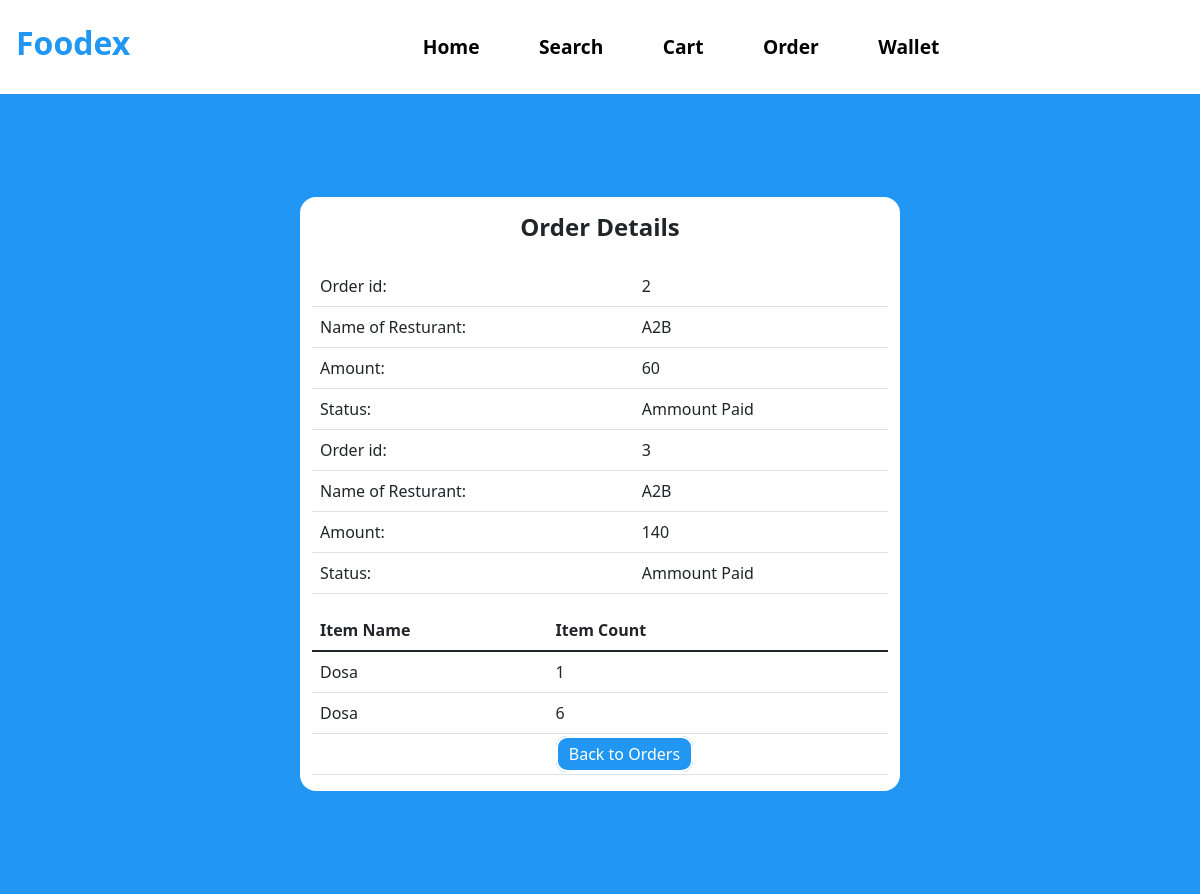
The app's page /View-Order-Detail?id=2 (signed in) with its own data.
### tables this page shows
CREATE TABLE ORDER_TABLE(
                        ORDER_ID INTEGER PRIMARY KEY AUTOINCREMENT,
                        ORDER_AMOUNT INTEGER,
                        DELIVERYBOY_ID INTEGER, 
                        ORDER_STATUS TEXT,  						
                        USER_ID INTEGER, 
  						RESTAURANT_ID INTEGER, 
  						FOREIGN KEY (USER_ID) REFERENCES USER(USER_ID),
  						FOREIGN KEY (DELIVERYBOY_ID) REFERENCES DELIVERYBOY(DELIVERYBOY_ID),
  						FOREIGN KEY (RESTAURANT_ID) REFERENCES RESTAURANT(RESTAURANT_ID)             
                       );

CREATE TABLE RESTAURANT(
                        RESTAURANT_ID INTEGER PRIMARY KEY AUTOINCREMENT,
                        NAME_OF_RESTAURANT TEXT,
                        RESTAURANT_PASSWORD TEXT,
                        ADDRESS TEXT,
                        MOBILE_NO INTEGER,
                        RESTAURANT_PIN TEXT,
                        RESTAURANT_WALLET_BALANCE INTEGER
                       );

CREATE TABLE ITEM_LIST(
                        ORDER_ID INTEGER,                        
                        ITEM_ID INTEGER,
                        Item_count INTEGER,
                        FOREIGN KEY (ORDER_ID) REFERENCES ORDER_TABLE(ORDER_ID),
                        FOREIGN KEY (ITEM_ID) REFERENCES MENU(ITEM_ID)
                       );

CREATE TABLE MENU(
                        ITEM_ID INTEGER PRIMARY KEY AUTOINCREMENT,
                        ITEM_NAME TEXT,
                        ITEM_CATEGORY TEXT,
                        ITEM_PRICE INTEGER,
                        RESTAURANT_ID INTEGER,
                        FOREIGN KEY(RESTAURANT_ID) REFERENCES RESTAURANT(RESTAURANT_ID)
                       );

### app.py (the view)
@app.route("/View-Order-Detail")
def View_Order_Detail():
    getid_o = request.args.get('id')
    getid_u = str(session["id"])
    cursor = connection.cursor()
    cursor.execute("SELECT order_id, order_amount, order_status,r.name_of_restaurant FROM ORDER_TABLE o JOIN RESTAURANT r on o.RESTAURANT_ID=r.RESTAURANT_ID WHERE o.USER_ID= " + getid_u)
    result = cursor.fetchall()
    cursor = connection.cursor()
    cursor.execute("SELECT m.item_name,i.item_count FROM ITEM_LIST i JOIN MENU m on i.ITEM_ID=m.ITEM_ID WHERE i.ORDER_ID= "+str(getid_o)+"; ")
    Item_list = cursor.fetchall()
    return render_template("View_Order_Detail.html", Order=result, Item_list = Item_list)

### templates/View_Order_Detail.html (shortened to what this page needs)
<!DOCTYPE html>
<html lang="en">
<head>
    <link href="https://cdn.jsdelivr.net/npm/bootstrap@5.1.3/dist/css/bootstrap.min.css" rel="stylesheet">
    <link rel= "stylesheet" type= "text/css" href= "{{ url_for('static',filename='Styles.css') }}">
</head>
<body>
<nav class="navbar navbar-expand-lg bg-white">
  <h3 class="navbar-brand Logo" style="color:#2196f3;font-size: 2rem;"href="#">Foodex</h3>
    <div class="container">
  <div class="collapse navbar-collapse" id="navbarSupportedContent">
    <ul class="navbar-nav mr-auto nav-links">
        <li class="nav-item">
        <a class="nav-link nav-link-btn" href="/User-Dashboard">Home</a>
      </li>
      <li class="nav-item">
        <a class="nav-link nav-link-btn" href="/View-Resturant">Search</a>
      </li>
      <li class="nav-item">
        <a class="nav-link nav-link-btn" href="/User-cart">Cart</a>
      </li>
        <li class="nav-item">
        <a class="nav-link nav-link-btn" href="/User-order">Order</a>
      </li>
        <li class="nav-item">
        <a class="nav-link nav-link-btn" href="/User-Wallet">Wallet</a>
      </li>
    </ul>
  </div>
     </div>
</nav>
  <div class="ToCenter" style="background:#2196f3;">
  <div class="container">
        <div class="row">
            <div class="col">
                <table class="table">
                    <tbody>
                    <tr>
                        <h4 class="Logo">Order Details</h4>
                        </tr>
                      {% for i in Order %}
                      <tr>
                            <td>Order id: </td>
                            <td>{{i[0]}}</td>
                        </tr>
                     <tr>
                            <td>Name of Resturant:</td>
                            <td>{{i[3]}}</td>
                        </tr>
                        <tr>
                            <td>Amount:</td>
                            <td>{{i[1]}}</td>
                        </tr>
                        <tr>
                            <td>Status:</td>
                            <td>{{i[2]}}</td>
                        </tr>
                      {% endfor %}
                  </table>
                <table class="table">
                    <thead>
                      <tr>
                        <th scope="col">Item Name</th>
                        <th scope="col">Item Count</th>
                      </tr>
                    </thead>
                    <tbody>
                      {% for i in Item_list %}
                      <tr>
                        <td>{{i[0]}}</td>
                          <td>{{i[1]}}</td>
                      </tr>
                      {% endfor %}
                    <tr>
                        <td></td>
                          <td> <a class="Edit-btn" style="background:#2196f3;" href="/User-order">Back to Orders</a> </td>
                      </tr>
                    </tbody>
                  </table>
            </div>
        </div>
    </div>
    </div>
</body>
</html>

### static/Styles.css (style rules this page uses)
.ToCenter { display: flex; height: 100vh; width: 100vw; justify-content: center; align-items: center; }
.Logo { text-align: center; padding: 1rem; font-weight: bold; }
.nav-links { width: 100%; display: flex; flex-direction: column; justify-content: space-around; align-items: center; }
.nav-link-btn { border:solid 2px white; font-size: 1.2rem; border-radius: 0.7rem; font-weight: bold; color: black; }
.Edit-btn { border:solid 2px white; color: white; text-decoration:none; padding: 0.3rem 0.7rem; border-radius: 0.7rem; }

### templates/View_Order_Detail.html (style rules this page uses)
.container { width: 50vw; background: white; border-radius: 1rem; }

### records on screen
ORDER_TABLE: ORDER_ID "2", NAME_OF_RESTAURANT "A2B", ORDER_AMOUNT "60", ORDER_STATUS "Ammount Paid"
ORDER_TABLE: ORDER_ID "3", NAME_OF_RESTAURANT "A2B", ORDER_AMOUNT "140", ORDER_STATUS "Ammount Paid"
ITEM_LIST: ITEM_NAME "Dosa", Item_count "1"
ITEM_LIST: ITEM_NAME "Dosa", Item_count "6"
